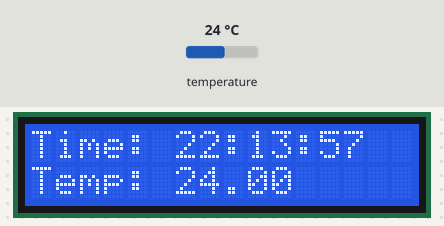
A sketch run on a simulated Arduino Uno, built with avr-gcc and run on an emulated ATmega328P. Shown: 16×2 character LCD. The inputs (shaded band) are chosen by the test bench; at power-on: temperature 24 °C. The local clock reads 2024-03-15 10:24:30 at power-on unless the sketch sets it.

Above: at 8.3 s.
8.4 s: temperature set to 12 °C
At 13.0 s:
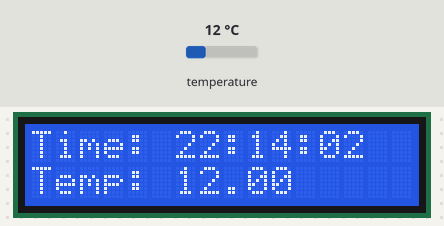
17.7 s: temperature set to 19 °C
At 23.0 s:
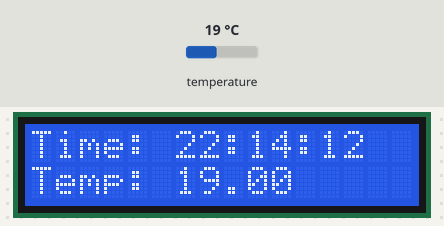
23.6 s: temperature set to 28 °C
At 28.6 s:
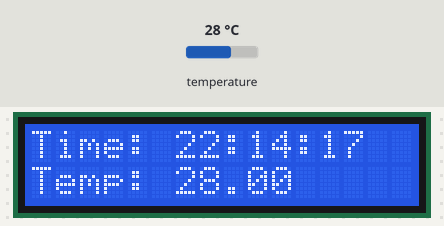
Timing chart, 0 to 30.1 s (numbered marks = the images above; inputs shaded):
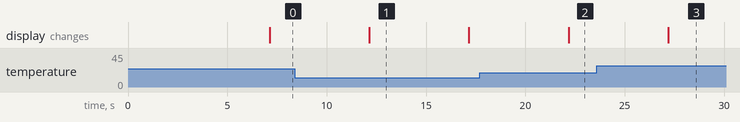

The sketch:

Set_RTC_to_System_Time.ino
```cpp
#include <Arduino.h>
#include <uRTCLib.h>
#include <Wire.h>
#include <LiquidCrystal_I2C.h>

LiquidCrystal_I2C lcd(0x3F, 16, 2); //Set I2C Address of the LCD, Character Length, and Available Row
uRTCLib rtc(0x68); //Set I2C Address of the DS3231 RTC

char buffer[9]=""; //buffer for sprintf function, so we can print like printf
float temp; //set variable for temperature calculation, needed for sensor calibration

void setup() {
  // put your setup code here, to run once:
  //Serial.begin(9600);
  URTCLIB_WIRE.begin();

  // Get compile time
  const char* compileTime = __TIME__;
  const char* compileDate = __DATE__;

  // Parse hours, minutes and seconds from compileTime
  int hour = atoi(compileTime);
  int minute = atoi(compileTime + 3);
  int second = atoi(compileTime + 6);

  // Parse year, month and day from compileDate
  char month[4];
  int day, year;
  sscanf(compileDate, "%s %d %d", month, &day, &year);

  // Convert month to number
  int monthNumber;
  if (strcmp(month, "Jan") == 0) monthNumber = 1;
  else if (strcmp(month, "Feb") == 0) monthNumber = 2;
  else if (strcmp(month, "Mar") == 0) monthNumber = 3;
  else if (strcmp(month, "Apr") == 0) monthNumber = 4;
  else if (strcmp(month, "May") == 0) monthNumber = 5;
  else if (strcmp(month, "Jun") == 0) monthNumber = 6;
  else if (strcmp(month, "Jul") == 0) monthNumber = 7;
  else if (strcmp(month, "Aug") == 0) monthNumber = 8;
  else if (strcmp(month, "Sep") == 0) monthNumber = 9;
  else if (strcmp(month, "Oct") == 0) monthNumber = 10;
  else if (strcmp(month, "Nov") == 0) monthNumber = 11;
  else if (strcmp(month, "Dec") == 0) monthNumber = 12;

  // Manually adjust the time for upload delay
  int uploadDelayInSeconds = 30; // Change this to the number of seconds you want to add
  second += uploadDelayInSeconds;

  // Calculate day of the week (1=Sunday, 7=Saturday)
  int weekday = dayOfWeek(year, monthNumber, day);

  // Set the time and date
  rtc.set(second, minute, hour, weekday, day, monthNumber, year);

  lcd.begin();
  lcd.setBacklight(31);
  lcd.setCursor(0,0);
  lcd.print("-----Hello!-----");
  lcd.setCursor(0,1);
  lcd.print("--Initializing--");
  delay(7000);
  lcd.clear();
  lcd.setCursor(0,0);
  lcd.print("Time: ");
  lcd.setCursor(0,1);
  lcd.print("Temp: ");
}

int dayOfWeek(int y, int m, int d) {
  static int t[] = {0, 3, 2, 5, 0, 3, 5, 1, 4, 6, 2, 4};
  y -= m < 3;
  return (y + y/4 - y/100 + y/400 + t[m-1] + d) % 7 + 1;
}

void loop() {
  // put your main code here, to run repeatedly:
  rtc.refresh();
  sprintf(buffer, "%02u:%02u:%02u", rtc.hour(), rtc.minute(), rtc.second()); //2 digits unsigned integer with 0 padding to the left (uint8_t is an unsigned integer, so using u and not d)
  lcd.setCursor (6,0);
  lcd.print(buffer);
  temp = (rtc.temp() / 100);
  lcd.setCursor(6,1);
  lcd.print(temp);
  delay(5000);
}
```

Measured:
- after the input at 17.7 s, the display: changes after 4.5 s (image 2)
- what the display in image 1 shows lasts 5.1 s, from 12.1 s to 17.2 s
